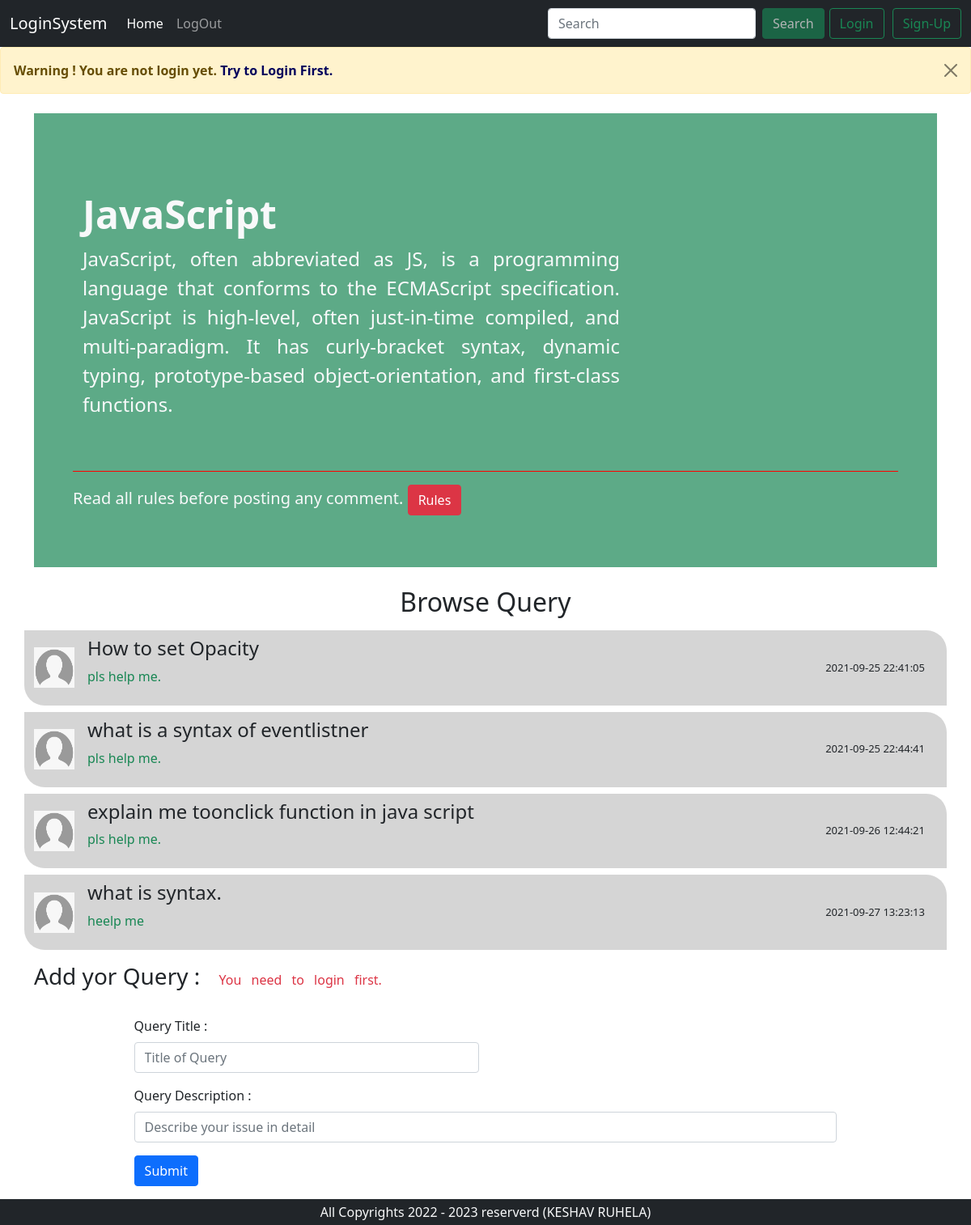
Screenshot of /view_threats.php?catagory_id_to_view=3 with the database file from the repository.
### tables this page shows
CREATE TABLE `category` (
  `category_id` int(11) NOT NULL,
  `category_name` varchar(100) NOT NULL,
  `category_desc` varchar(500) NOT NULL
);

CREATE TABLE `add_query` (
  `Sno` int(11) NOT NULL,
  `query_title` varchar(300) NOT NULL,
  `query_desc` text NOT NULL,
  `category_id` int(11) NOT NULL,
  `user_id` int(11) NOT NULL,
  `query_time` datetime NOT NULL DEFAULT current_timestamp()
);

### view_threats.php (the view, shortened to what this page needs)
<?php require '_sub_code/_dbconnection.php';
$firstlog = false;
if(isset($_SESSION['check'])){
if ($_SESSION['check'] == true){
    if ($_SERVER['REQUEST_METHOD'] == "POST"){
        $query_descr = $_POST['Query_Description'];
        $query_tit = $_POST['Query_title'];
        $query_descr =str_replace("<","&lt;",$query_descr);
        $query_descr =str_replace(">","&gt;",$query_descr);
        $query_tit =str_replace("<","&lt;",$query_tit);
        $query_tit =str_replace(">","&gt;",$query_tit);
        $set_query_user = "SELECT * FROM users WHERE user_name = '$_SESSION[userInfo]' || email = '$_SESSION[userInfo]' ";
        $result_set_query_user = mysqli_query($connecting, $set_query_user);
        $fetch_set_query_user = mysqli_fetch_assoc($result_set_query_user);
        $set_query_dublacy = "SELECT * FROM add_query WHERE query_title = '$query_tit' ";
        $result_set_query_dublacy = mysqli_query($connecting, $set_query_dublacy);
        $row = mysqli_num_rows($result_set_query_dublacy);
        if ($row == null ){
        $set_query = "INSERT INTO add_query (query_title, query_desc, category_id,user_id) VALUES ('$query_tit','$query_descr',$catid,$fetch_set_query_user[userid]) ";
        $result_set_query = mysqli_query($connecting, $set_query);
            if ($result_set_query){
            }
            else{
            }
    }
    else{
        $warning = true;
    }
 }
}
}
else{
    $firstlog = true;
}
?>
<!doctype html>
<html lang="en">
<head>
    <link href="https://cdn.jsdelivr.net/npm/bootstrap@5.1.1/dist/css/bootstrap.min.css" rel="stylesheet">
</head>
<body>
    <?php require "_sub_code/_navbar.php";
        if ($firstlog){
            echo '<div class="alert alert-warning alert-dismissible fade show" role="alert">
                <strong>Warning ! You are not login yet.<a style="color:#02025c;"> Try to Login First.</a> </strong>
                <button type="button" class="btn-close" data-bs-dismiss="alert" aria-label="Close"></button>
                </div>';
        }
    ?>
    <?php
    if ($_SERVER['REQUEST_METHOD']== "GET"){
        $catid = $_GET['catagory_id_to_view'];
    }
    $heading_name_query = "SELECT * FROM category WHERE category_id = $catid ";
    $result_heading_name_query = mysqli_query($connecting, $heading_name_query);
    $fetch_heading_name_query = mysqli_fetch_assoc($result_heading_name_query);
    echo '
    <div class="container my-4">
        <div class="p-5 mb-4 text-light rounded-0" style="background-color: #198754b3;">
        <div class="container-fluid py-5">
        <h1 class="display-5 fw-bold">' . $fetch_heading_name_query["category_name"] . '</h1>
                <p class="col-md-8 fs-4" style="text-align:justify;" >' . $fetch_heading_name_query["category_desc"] . '</p>
            </div>
            <footer class="py-3 fs-5" style="border-top: 1px solid red;">
                Read all rules before posting any comment.
        <button class="btn fs-6 btn-danger" type="button" data-bs-toggle="offcanvas" data-bs-target="#rule" aria-controls="rule">
        Rules
        </button>
        </div>
        </div>
    ';
    ?>
    <?php
    echo "<h2 class='text-center mb-3'>Browse Query</h2>";
        $read_threat = "SELECT * FROM add_query WHERE category_id = $_SESSION[catidsession] ";
        $result_read_threat = mysqli_query($connecting , $read_threat);
        while ($fetch_read_threat = mysqli_fetch_assoc($result_read_threat)){
            echo '
            <div class="container my-2 py-2" style="background-color:#85848457; border-radius: 0px 25px 0px 25px;">
                <div class="d-flex align-items-center">
                    <div class="flex-shrink-0">
                      <img src="./img/user_default_img.png" width="50px" height="50px" alt="...">
                    </div>
                    <div class="flex-grow-1 ms-3">
                    <h4><a href = "./single_threats_view.php?sno='.$fetch_read_threat["Sno"].'"class="text-dark overunderline">'.$fetch_read_threat["query_title"].'</a></h4>
                       <p class="text-success" style=""> '.$fetch_read_threat["query_desc"].'</p>
                    </div>
                    <a style="font-size:13px; padding-right:15px;">'.$fetch_read_threat["query_time"].'</a>
                </div>
            </div>
                ';
        }
    echo '
    <div class="container">
    <h3 class = "my-3">Add yor Query : <label class="fs-6 mx-3 text-danger" style="word-spacing:8px;">You need to login first.</label></h3>
    <div class="container" style="width:80%;">
        <form class="row g-3 my-3" action=\'./view_threats.php\' method="POST" >
        <div class="col-md-6">
            <label for="Query_title" class="form-label">Query Title : </label>
            <input type="text" required name="Query_title" maxlength="290" class="form-control" placeholder="Title of Query" id="Query_title">
        </div>
        <div class="col-12">
            <label for="Query_desc"  class="form-label">Query Description : </label>
            <input type="text" required class="form-control" name="Query_Description" id="Query_desc" placeholder="Describe your issue in detail">
        </div>
        <div class="col-12">
            <button type="submit" class="btn btn-primary">Submit</button>
        </div>
        </form>
        </div>
        </div>
    ';
?>
    <div class="container-fluid bg-dark text-center text-light py-1">
        <?php
        $date = date("Y");
        $nextdate = $date + 1;
        echo "All Copyrights $date" . ' - ' . " $nextdate reserverd (KESHAV RUHELA)";
        ?>
    </div>
</body>
</html>

### view_threats.php (style rules this page uses)
.overunderline { text-decoration: none; }

### rows the page displays
category: category_name "JavaScript", category_desc "JavaScript, often abbreviated as JS, is a programming language that conforms to the ECMAScript specification. JavaScript is high-level, often just-in-time compiled, and multi-paradigm. It has curly-bracket syntax, dynamic typing, prototype-based object-orientation, and first-class functions."
add_query: query_title "How to set Opacity", query_desc "pls help me.", query_time "2021-09-25 22:41:05"
add_query: query_title "what is a syntax of eventlistner", query_desc "pls help me.", query_time "2021-09-25 22:44:41"
add_query: query_title "explain me toonclick function in java script", query_desc "pls help me.", query_time "2021-09-26 12:44:21"
add_query: query_title "what is syntax.", query_desc "heelp me", query_time "2021-09-27 13:23:13"
